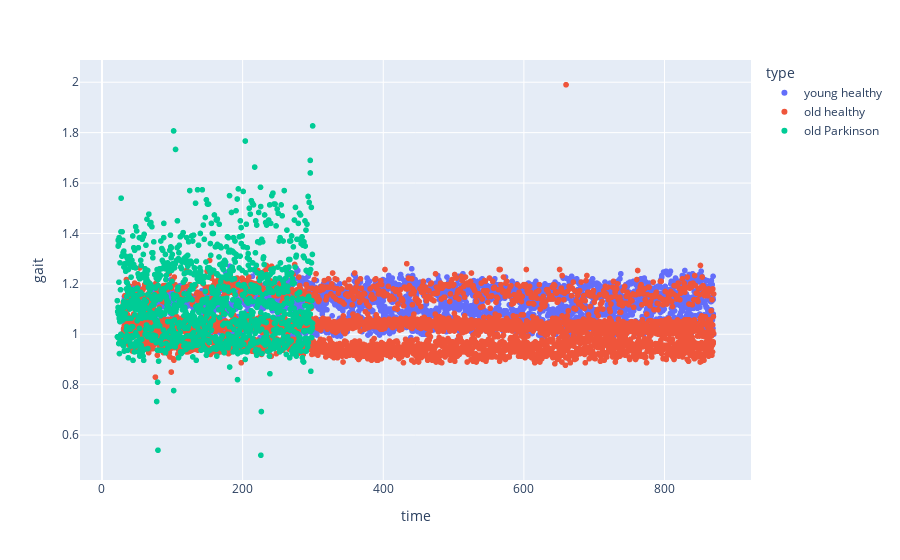

Here is the notebook cell this chart was saved with:
### Markdown cell above
#1

### Code cell
px.scatter(all, x='time', y='gait', color='type')

### Figure 1 — Plotly figure (JSON) as saved in the notebook; plotly's stock layout.template omitted (floating-point values rounded to 4 significant figures; data arrays with more than 128 entries replaced by an {"elided": "..."} marker saying what was removed)
{"data": [{"hovertemplate": "type=young healthy<br>time=%{x}<br>gait=%{y}<extra></extra>", "legendgroup": "young healthy", "marker": {"color": "#636efa", "symbol": "circle"}, "mode": "markers", "name": "young healthy", "showlegend": true, "type": "scattergl", "x": {"elided": "3813 float values"}, "xaxis": "x", "y": {"elided": "3813 float values"}, "yaxis": "y"}, {"hovertemplate": "type=old healthy<br>time=%{x}<br>gait=%{y}<extra></extra>", "legendgroup": "old healthy", "marker": {"color": "#EF553B", "symbol": "circle"}, "mode": "markers", "name": "old healthy", "showlegend": true, "type": "scattergl", "x": {"elided": "4110 float values"}, "xaxis": "x", "y": {"elided": "4110 float values"}, "yaxis": "y"}, {"hovertemplate": "type=old Parkinson<br>time=%{x}<br>gait=%{y}<extra></extra>", "legendgroup": "old Parkinson", "marker": {"color": "#00cc96", "symbol": "circle"}, "mode": "markers", "name": "old Parkinson", "showlegend": true, "type": "scattergl", "x": {"elided": "1221 float values"}, "xaxis": "x", "y": {"elided": "1221 float values"}, "yaxis": "y"}], "layout": {"legend": {"title": {"text": "type"}, "tracegroupgap": 0}, "margin": {"t": 60}, "xaxis": {"anchor": "y", "domain": [0, 1], "title": {"text": "time"}}, "yaxis": {"anchor": "x", "domain": [0, 1], "title": {"text": "gait"}}}}
